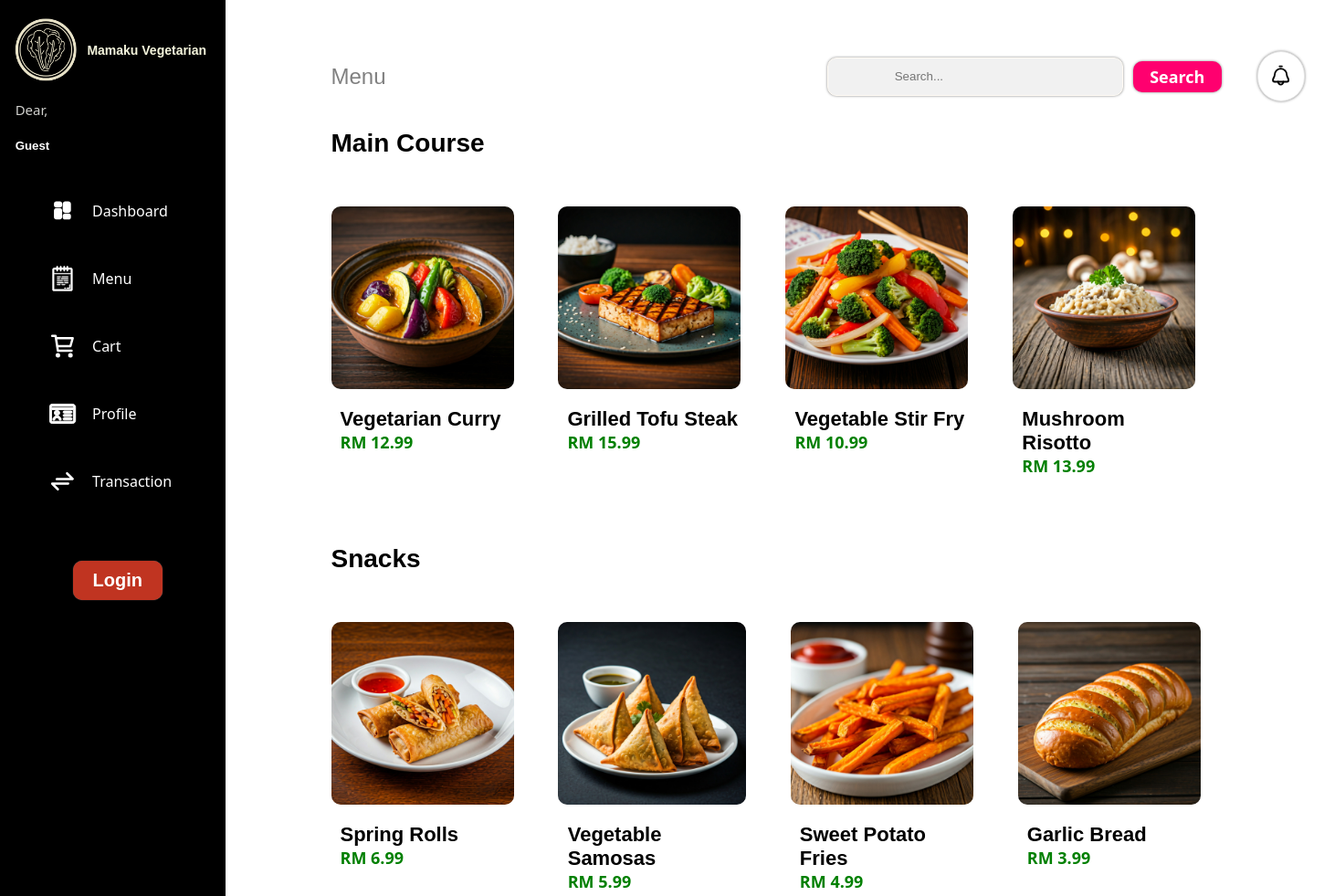
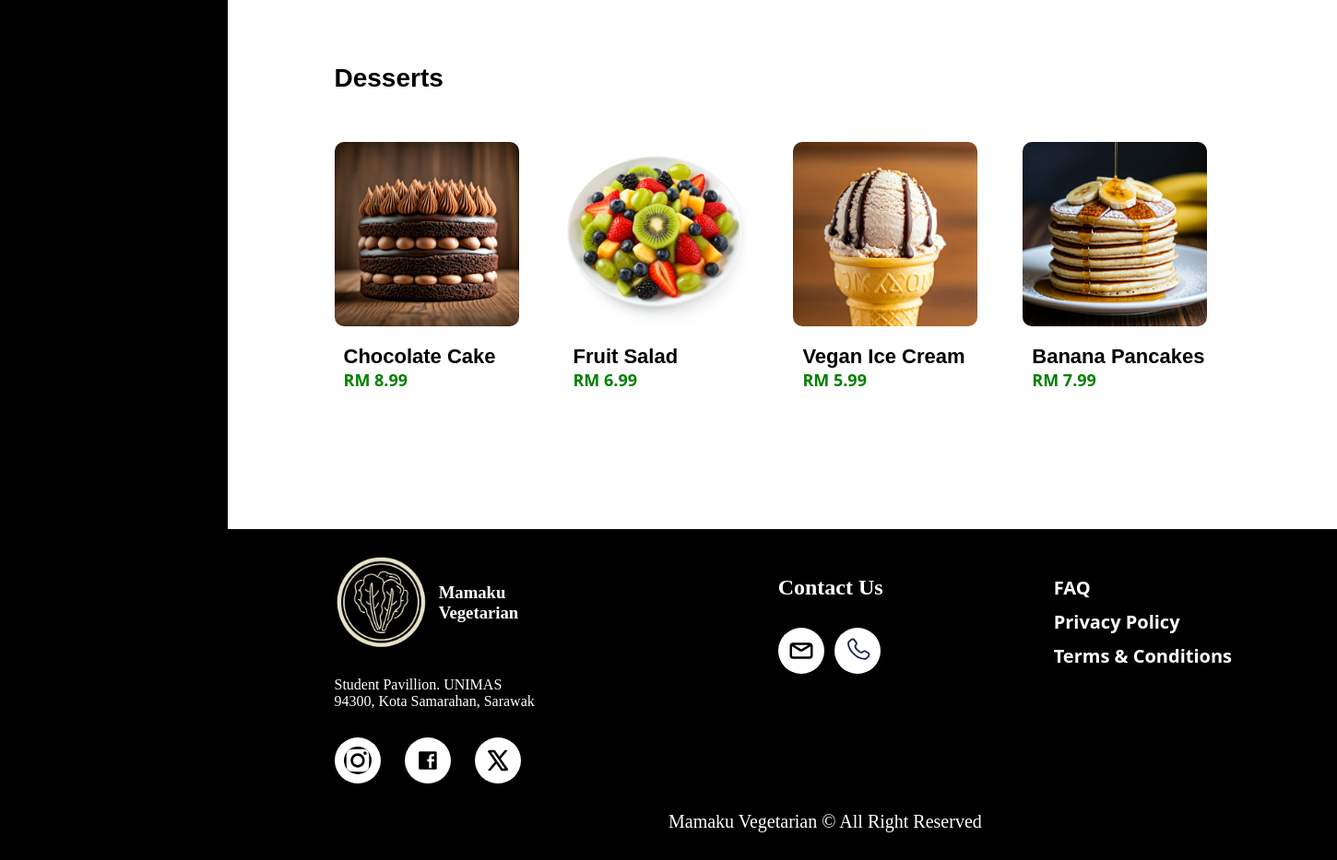
/view/menu.php, run on the app's committed database (2 pictures, top to bottom).
### tables this page shows
CREATE TABLE product_category (
    category_id INT AUTO_INCREMENT PRIMARY KEY,
    name VARCHAR(100) NOT NULL,
    description TEXT
);

CREATE TABLE product (
    product_id INT AUTO_INCREMENT PRIMARY KEY,
    category_id INT,
    name VARCHAR(100) NOT NULL,
    description TEXT,
    price DECIMAL(10, 2) NOT NULL,
    availability BOOLEAN DEFAULT TRUE,
    image VARCHAR(255),              
    created_at TIMESTAMP DEFAULT CURRENT_TIMESTAMP,
    FOREIGN KEY (category_id) REFERENCES product_category(category_id)
);

### include/product_list.php (the view, shortened to what this page needs)
<?php
    $db = new Database();
    $conn = $db->conn;
    $sql_categories = "SELECT * FROM product_category";
    $result_categories = $conn->query($sql_categories);
    if ($result_categories->num_rows > 0) {
        while ($category = $result_categories->fetch_assoc()) {
            $categoryId = $category['category_id'];
            $categoryName = $category['name'];
            ?>
        <section class="series-container">
            <button class="series-header">
                <h1><?php echo htmlspecialchars($categoryName); ?></h1>
            </button>
            <section class="product-card-container">
                <?php
                $sql_products = "SELECT * FROM product WHERE category_id = $categoryId";
                $result_products = $conn->query($sql_products);
                if ($result_products->num_rows > 0) {
                    while ($product = $result_products->fetch_assoc()) {
                        $productName = $product['name'];
                        $productPrice = $product['price'];
                        $productImage = $product['image'];
                        ?>
                            <a class="product-card" href="product_details.php?id=<?php echo $product['product_id']; ?>">
                                <img src="../assets/images/products/<?php echo htmlspecialchars($productImage); ?>" alt="<?php echo htmlspecialchars($productName); ?>">
                                <h3><?php echo htmlspecialchars($productName); ?></h3>
                                <p>RM <?php echo number_format($productPrice, 2); ?></p>
                            </a>
                        <?php
                    }
                } else {
                    echo "<p>No products available in this category.</p>";
                }
                ?>
            </section>
        </section>
        <?php
    }
} else {
    echo "<p>No categories available.</p>";
}
?>

### view/menu.php (shortened to what this page needs)
<!DOCTYPE html>
<html lang="en">
<head>
    <link rel="stylesheet" href="../style/index.css">
    <link rel="stylesheet" href="../style/sidebar.css">
    <link rel="stylesheet" href="../style/product_card.css">
    <link rel="stylesheet" href="../style/searchpanel.css">
    <link rel="stylesheet" href="../style/footer.css">
</head>
<body>
    <?php include "../include/sidebar.php"?>
    <main>
        <?php include "../include/searchpanel.php" ?>
        <?php include "../include/product_list.php" ?>
    </main>
    <?php include "../include/footer.php" ?>
</body>
</html>

### include/sidebar.php (shortened to what this page needs)
<?php
    $fname = isset($_SESSION['first_name']) ? $_SESSION['first_name'] : "Guest";
    $lname = isset($_SESSION['last_name']) ? $_SESSION['last_name'] : "";
    $isLoggedIn = isset($_SESSION['user_id']);
?>
<div class="sidebar-container">
    <div class="sidebar-logo" onclick="location.href='../'">
        <img src="../assets/images/logo.png">
        <h3>
            Mamaku Vegetarian
        </h3>
    </div>
    <div class="sidebar-greet">
        <p>Dear,</p>
        <h5><?php echo "$fname $lname" ?></h5>
    </div>
    <ul class="sidebar-nav">
        <a href="dashboard.php">
            <li>
                <p>
                    Dashboard
                </p>
            </li>
        </a>
        <a href="menu.php">
            <li>
                <p>
                    Menu
                </p>
            </li>
        </a>
        <a href="cart.php">
            <li>
                    <p>Cart</p>
            </li>
        </a>
        <a href="profile.php">
            <li>
                <p>Profile</p>
            </li>
        </a>
        <a href="transaction.php">
            <li>
                <p>Transaction</p>
            </li>
        </a>
    </ul>
    <?php if ($isLoggedIn): ?>
        <button class="logout-btn" onclick="location.href='../controller/logout.php'">
            Log Out
        </button>
    <?php else: ?>
        <button class="login-btn" onclick="location.href='login.php'">
            Login
        </button>
    <?php endif; ?>
</div>

### include/searchpanel.php (shortened to what this page needs)
<?php
    $currentFileName = basename($_SERVER['PHP_SELF'], '.php');
    $sanitizedFileName = preg_replace('/[^a-zA-Z0-9_]/', '', $currentFileName);
    $pageTitle = ucwords(str_replace('_', ' ', $sanitizedFileName));
?>
<section class="search-panel-container">
    <h1><?php echo htmlspecialchars($pageTitle, ENT_QUOTES, 'UTF-8'); ?></h1>
    <form class="search-bar-form" action="search_results.php" method="GET">
        <input
            type="text"
            name="query"
            placeholder="Search..."
            class="search-bar"
            required
        >
        <button type="submit" class="search-btn">Search</button>
    </form>
    <button class="notification-btn" onclick="location.href = '#' ">
    </button>
</section>

### include/footer.php (shortened to what this page needs)
<footer class="footer-container">
    <section class="footer-content">
        <section class="footer-info">
            <section class="footer-logo">
                <img src="../assets/images/logo.png">
                <h3>Mamaku Vegetarian</h3>
            </section>
            <p>Student Pavillion. UNIMAS</p>
            <p>94300, Kota Samarahan, Sarawak</p>
            <section class="footer-external-list">
            </section>
        </section>
        <section class="footer-contact">
            <h2>Contact Us</h2>
            <div class="footer-contact-list">
            </div>
        </section>
        <ul class="footer-link">
            <a href="">
                <li>FAQ</li>
            </a>
            <a href="">
                <li>Privacy Policy</li>
            </a>
            <a href="">
                <li>Terms & Conditions</li>
            </a>
        </ul>
    </section>
    <p class="footer-copy">Mamaku Vegetarian &copy; All Right Reserved</p>
</footer>

### style/index.css (style rules this page uses)
body { padding: 0px; margin: 0px; overflow-y: scroll; overflow-x: hidden; }
main { margin-left: 25%; margin-block: 50px; }

### style/sidebar.css (style rules this page uses)
.sidebar-container { width: 15%; position: fixed; top: 0; left: 0; color: white; background-color: black; padding-inline: 1%; height: 100%; z-index: 1000; overflow-y: auto; }
.sidebar-container svg { padding-inline: 10%; width: 30px; height: 30px; }
.sidebar-logo { display: flex; flex-direction: row; column-gap: 5%; margin-block: 20px; cursor: pointer; }
.sidebar-logo h3 { width: 160px; font-size: 14px; color: beige; align-self: center; font-family: Verdana, Geneva, Tahoma, sans-serif; }
.sidebar-logo img { width: 70px; height: 70px; }
.sidebar-nav { list-style-type: none; padding: 0; margin: 0; row-gap: 15px; width: 100%; text-align: center; }
.sidebar-nav a { text-decoration: none; color: inherit; }
.sidebar-nav li { display: flex; flex-direction: row; padding: 10px 10%; border-radius: 10px; list-style: none; color: white; font-size: 16px; font-family: 'Segoe UI', Tahoma, Geneva, Verdana, sans-serif; align-items: center; transition: background-color 0.3s, color 0.3s; }
.sidebar-container button { margin-block:50px; margin-left: 30%; }
.login-btn { border: none; background-color: rgb(192, 52, 33); color: white; font-size: 20px; border-radius: 10px; padding-inline: 10%; padding-block: 10px; font-weight: bold; box-shadow: 0px 0px 1px grey; }
.sidebar-greet { display: flex; flex-direction: column; row-gap: 0px; margin-left: 1%; margin-block: 5px; }
.sidebar-greet p { font-size: 15px; color: rgb(208, 208, 205); margin: 0px; font-family: 'Segoe UI', Tahoma, Geneva, Verdana, sans-serif; }
.sidebar-greet h5 { font-family: Verdana, Geneva, Tahoma, sans-serif; }

### style/product_card.css (style rules this page uses)
.series-container { display: flex; flex-direction: column; flex-wrap: wrap; }
.series-header { display: flex; flex-direction: row; column-gap: 50%; align-items: center; background-color: rgb(255, 255, 255); border: none; padding: 0px; }
.series-header h1 { font-family: Verdana, Geneva, Tahoma, sans-serif; font-size: 28px; }
.product-card-container { display: flex; flex-direction: row; flex-wrap: wrap; column-gap: 5%; row-gap: 10px; width: 90%; padding-block: 30px; }
.product-card { display: flex; flex-direction: column; text-decoration: none; color: inherit; padding-bottom: 20px; }
.product-card img { width: inherit; height: 200px; border-radius: 10px; margin-bottom: 20px; }
.product-card h3 { font-family: Verdana, Geneva, Tahoma, sans-serif; font-size: 22px; margin: 0px; margin-left: 5%; }
.product-card p { font-size: 18px; font-weight: bold; color: green; margin: 0px; margin-left: 5%; font-family:'Segoe UI', Tahoma, Geneva, Verdana, sans-serif; }

### style/searchpanel.css (style rules this page uses)
.search-panel-container { display: flex; flex-direction: row; align-items: center; }
.search-panel-container h1 { font-size: 24px; font-family: Verdana, Geneva, Tahoma, sans-serif; font-weight: lighter; color: grey; width: 50%; }
.search-bar-form { display: flex; flex-direction: row; align-items: center; column-gap: 3%; margin-right: 10%; }
.search-bar-form input { padding-block: 10px; padding-inline: 20%; border-radius: 10px; background-color: rgb(241, 241, 241); border: 1px solid rgb(255, 251, 244); box-shadow: 0px 0px 3px grey; height: 20px; width: 300px; }
.search-bar-form button { border: none; background-color: rgb(255, 0, 111); color: white; font-size: 18px; padding-block: 5px; padding-inline: 5%; font-weight: bold; border-radius: 10px; font-family: 'Segoe UI', Tahoma, Geneva, Verdana, sans-serif; box-shadow: 0px 0px 3px grey; }
.notification-btn { border-radius: 1000px; background-color: white; border: 1px solid rgb(229, 229, 229); padding: 10px; box-shadow: 0px 0px 3px grey; }

### data on the page
product_category: name "Main Course"
product: image (picture), name "Vegetarian Curry", price "12.99"
product: image (picture), name "Grilled Tofu Steak", price "15.99"
product: image (picture), name "Vegetable Stir Fry", price "10.99"
product: image (picture), name "Mushroom Risotto", price "13.99"
product_category: name "Snacks"
product: image (picture), name "Spring Rolls", price "6.99"
product: image (picture), name "Vegetable Samosas", price "5.99"
product: image (picture), name "Sweet Potato Fries", price "4.99"
product: image (picture), name "Garlic Bread", price "3.99"
product_category: name "Desserts"
product: image (picture), name "Chocolate Cake", price "8.99"
product: image (picture), name "Fruit Salad", price "6.99"
product: image (picture), name "Vegan Ice Cream", price "5.99"
product: image (picture), name "Banana Pancakes", price "7.99"

### other printed values
$fname "Guest"
$pageTitle "Menu"
